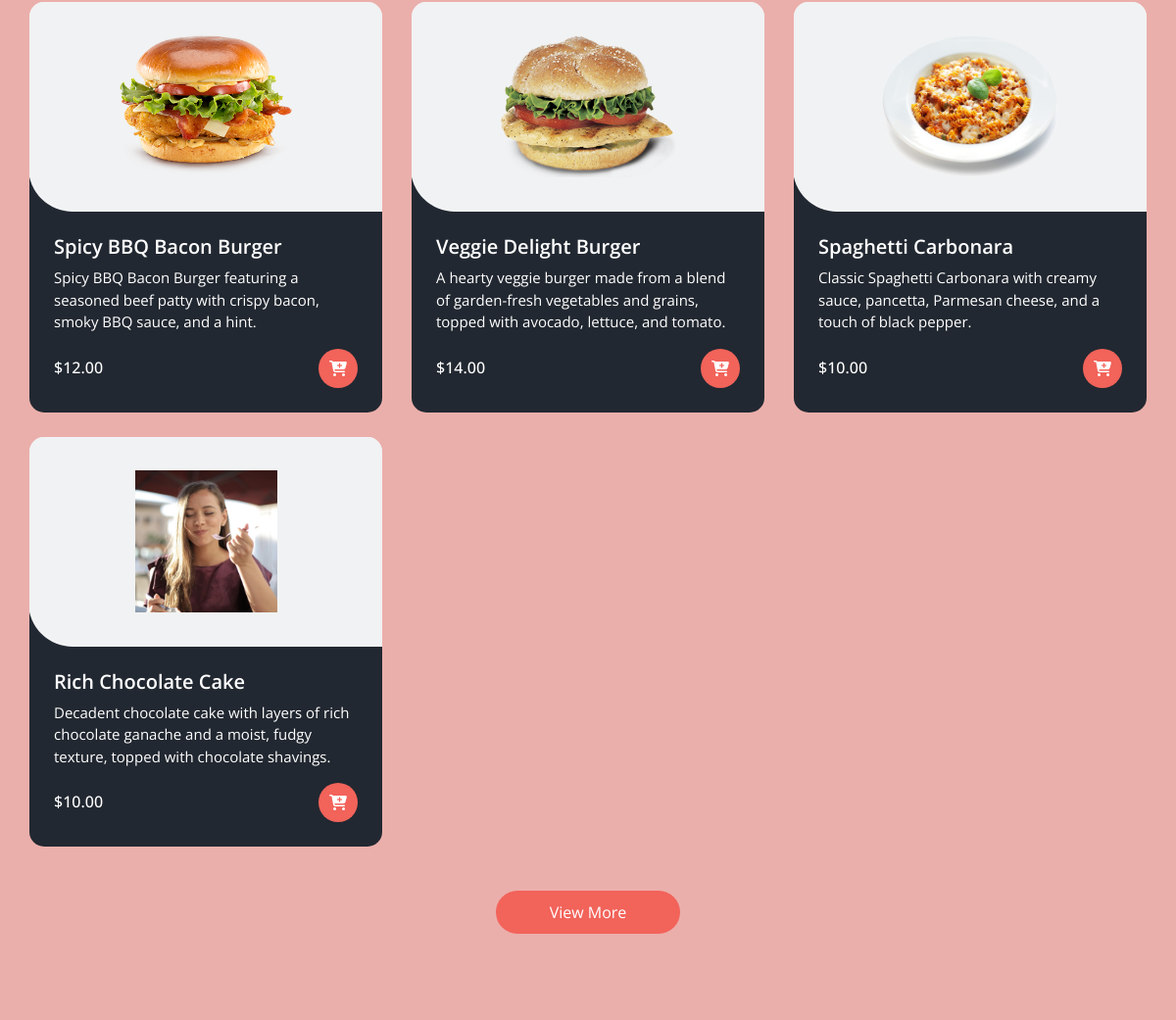
/ (middle part), run on an earlier commit of the app's database.
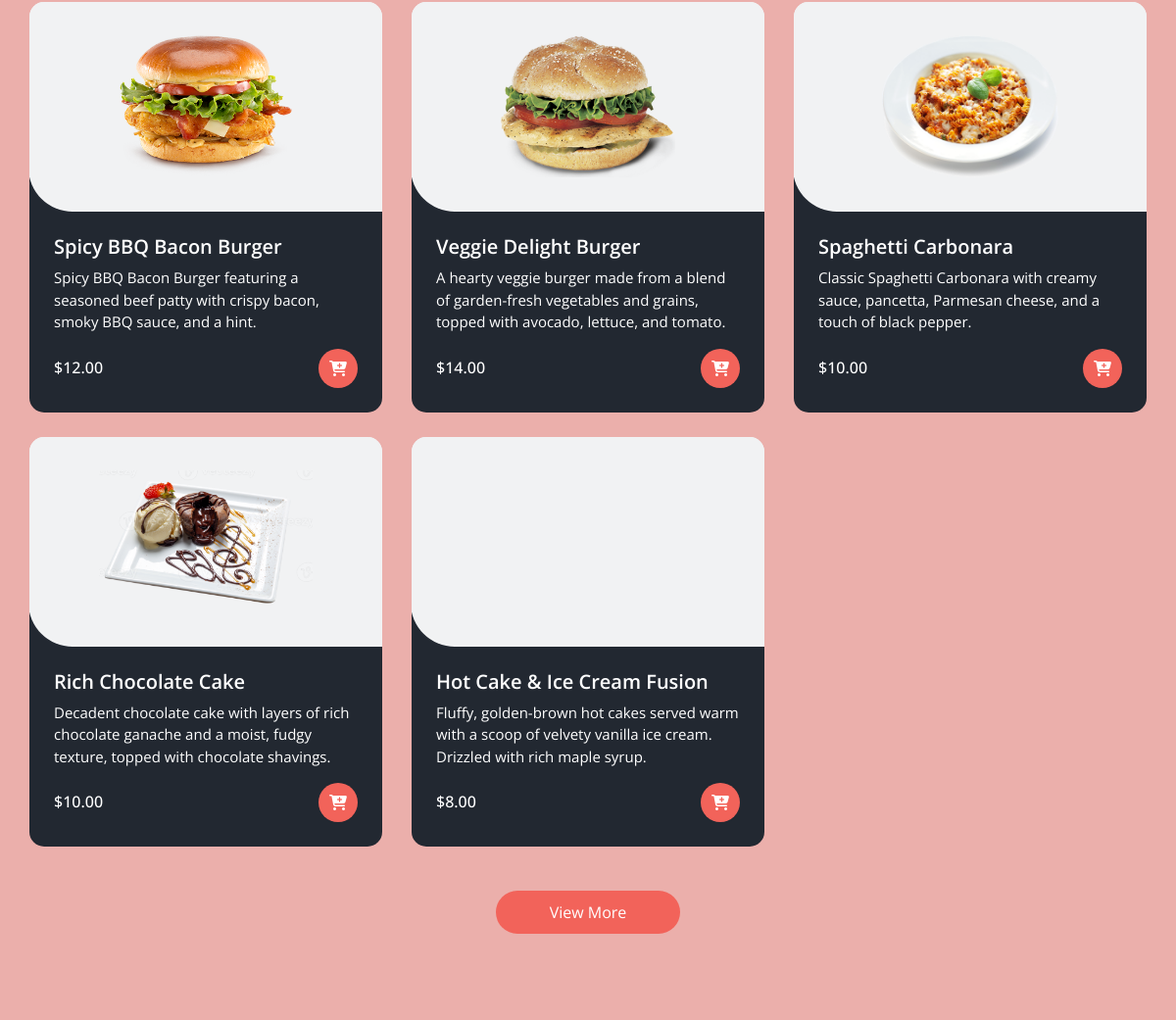
And on a later commit of the database.
### home/models.py (models this page shows, shortened)
class Food(models.Model):
    id = models.UUIDField(primary_key=True, default=uuid.uuid4, editable=False)
    food_type = models.ForeignKey(FoodType, on_delete=models.CASCADE)
    name = models.CharField(max_length=200, db_index=True)
    image = models.ImageField(null=True, blank=True)
    description = models.CharField(max_length=200, blank=True)
    price = models.PositiveIntegerField(null=False, blank=False)
    available = models.BooleanField(default=True)
    created_at = models.DateTimeField(auto_now_add=True, editable=False)
    updated_at = models.DateTimeField(auto_now=True)
    @property
    def image_url(self):
        return self.image.url
    def to_dict(self):
        return {
            "id": str(self.id),
            "name": self.name,
            "description": self.description,
            "price": self.price,
            "image_url": self.image_url,
        }

### home/views.py (the view)
# urls.py: 2. Add a URL to urlpatterns:  path('', views.home, name='home')
def home(request):
    if request.user.groups.filter(name="manager").exists():
        return redirect('manager-account')
    context = {'is_authenticated': request.user.is_authenticated,
               'user': request.user if request.user.is_authenticated else None,
               'foods': Food.objects.filter(available=True),
               'food_types': FoodType.objects.all(),
                'manager': False
               }
    return render(request, 'home/index.html', context)

### home/templates/home/index.html (shortened to what this page needs)
{% extends 'home/base.html' %}
{% load static %}
{% block content %}
<body>
  <section class="food_section layout_padding-bottom">
    {% include 'home/partials/_menu.html' %}
       <div class="btn-box">
        <a href="{% url 'menu' %}">
          View More
        </a>
      </div>
  </section>
{% endblock %}

### home/templates/home/partials/_menu.html (shortened to what this page needs)
{% load static %}
<div class="container">
    <div class="filters-content">
        <div class="row grid">
            {% for food in foods %}
                <div class="col-sm-6 col-lg-4 all {{ food.food_type.name }}">
                    <div class="box">
                        <div>
                            <div class="img-box">
                                <img src="{{ food.image_url }}" alt="">
                            </div>
                            <div class="detail-box">
                                <h5>
                                    {{ food.name }}
                                </h5>
                                <p>
                                    {{ food.description }}
                                </p>
                                <div class="options">
                                    <h6>
                                        ${{ food.price }}.00
                                    </h6>
                                    <a id="cart_add_button-{{ food.id }}" onclick="appendObjectToLocalStorage({{ food.to_dict }})"
                                       style="cursor: pointer"><i class="fa-solid fa-cart-plus"></i></a>
                                </div>
                            </div>
                        </div>
                    </div>
                </div>
            {% endfor %}
        </div>
    </div>
</div>

What changed in the data, as far as the page shows it:
changed Food "Rich Chocolate Cake": image_url: a different picture
added Food: name "Hot Cake & Ice Cream Fusion", description "Fluffy, golden-brown hot cakes served warm with a scoop of velvety vanilla ice cream. Drizzled with rich maple syrup.", price "8"
